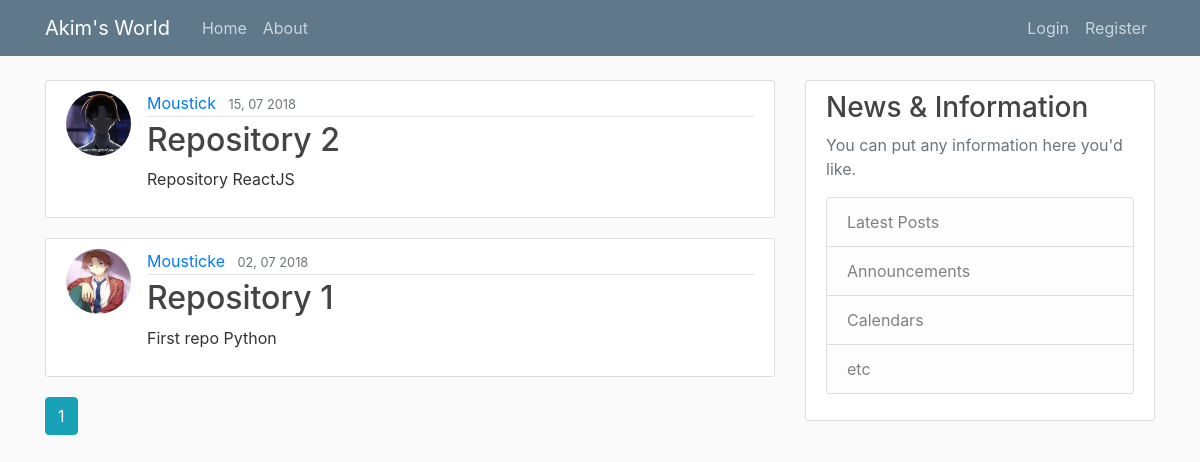
The app's page /home, older data.
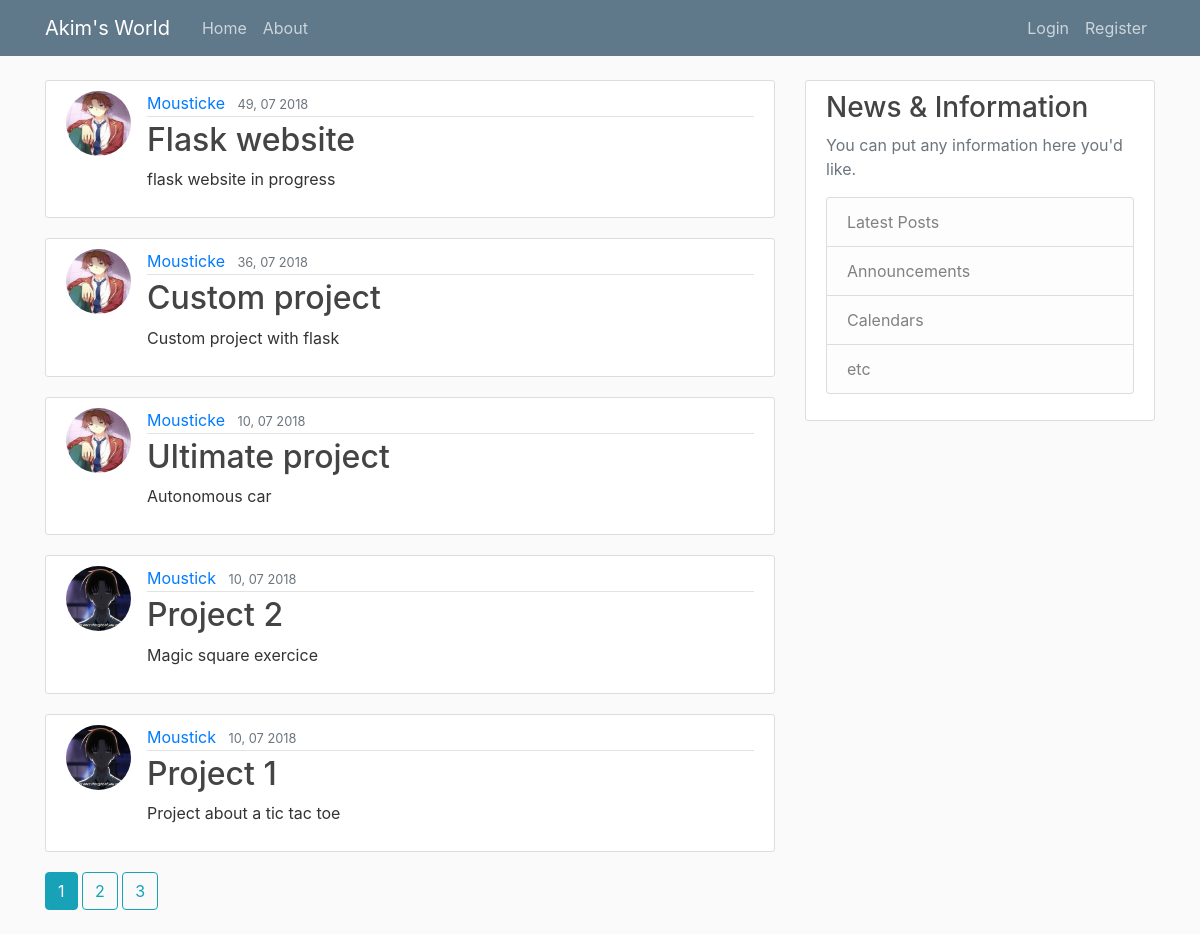
The same page, newer data.
### flaskwebapp/models.py (models this page shows, shortened)
class Post(db.Model):
    id = db.Column(db.Integer, primary_key=True)
    title = db.Column(db.String(100), nullable=False)
    date_posted = db.Column(db.DateTime, nullable=False, default=datetime.utcnow)
    content = db.Column(db.Text, nullable=False)
    user_id =  db.Column(db.Integer, db.ForeignKey('user.id'), nullable=False)

class User(db.Model, UserMixin):
    id = db.Column(db.Integer, primary_key=True)
    username = db.Column(db.String(20), unique=True, nullable=False)
    email = db.Column(db.String(120), unique=True, nullable=False)
    image_file = db.Column(db.String(20), nullable=False, default='default.jpg')
    password = db.Column(db.String(60), nullable=False)
    posts = db.relationship('Post', backref='author', lazy=True)

### flaskwebapp/main/routes.py (the view)
@main.route('/')
@main.route('/home')
def home():
    page = request.args.get('page', 1, type=int)
    posts = Post.query.order_by(Post.date_posted.desc()).paginate(page=page, per_page=5)
    return render_template('home.html', home_posts=posts)

### flaskwebapp/templates/home.html
{% extends "layout.html" %}
{% block content %}
    {% for post in home_posts.items %}
        <article class="media content-section">
            <img class="rounded-circle article-img" src="{{ url_for('static', filename='profile_pics/' + post.author.image_file) }}" alt="">
            <div class="media-body">
                <div class="article-metadata">
                    <a class="mr-2" href="{{ url_for('users.user_posts', username=post.author.username) }}">{{ post.author.username }}</a>
                    <small class="text-muted">{{ post.date_posted.strftime('%M, %d %Y') }}</small>
                </div>
                <h2><a class="article-title" href="{{ url_for('posts.post', post_id=post.id ) }}">{{ post.title }}</a></h2>
                <p class="article-content">{{ post.content }}</p>
            </div>
        </article>
    {% endfor %}
    {% for page_num in home_posts.iter_pages(left_edge=1, right_edge=1, left_current=1, right_current=2)  %}
        {% if page_num %}
            {% if home_posts.page == page_num %}
                <a class="btn btn-info mb-4" href="{{ url_for('main.home', page=page_num) }}">{{ page_num }}</a>
            {% else %}
                <a class="btn btn-outline-info mb-4" href="{{ url_for('main.home', page=page_num) }}">{{ page_num }}</a>
            {% endif %}
        {% else %}
            ...
        {% endif %}
    {% endfor %}
{% endblock content %}

Row changes from the older to the newer data that the page shows:
no longer on this page (row unchanged): Post: image_file (picture), author.username "Moustick", date_posted "15, 07 2018", title "Repository 2", content "Repository ReactJS"
no longer on this page (row unchanged): Post: image_file (picture), author.username "Mousticke", date_posted "02, 07 2018", title "Repository 1", content "First repo Python"
added Post: image_file (picture), author.username "Mousticke", date_posted "49, 07 2018", title "Flask website", content "flask website in progress"
added Post: image_file (picture), author.username "Mousticke", date_posted "36, 07 2018", title "Custom project", content "Custom project with flask"
added Post: image_file (picture), author.username "Mousticke", date_posted "10, 07 2018", title "Ultimate project", content "Autonomous car"
added Post: image_file (picture), author.username "Moustick", date_posted "10, 07 2018", title "Project 2", content "Magic square exercice"
added Post: image_file (picture), author.username "Moustick", date_posted "10, 07 2018", title "Project 1", content "Project about a tic tac toe"
Text that changed along with them:
new list line: "2"
new list line: "3"
